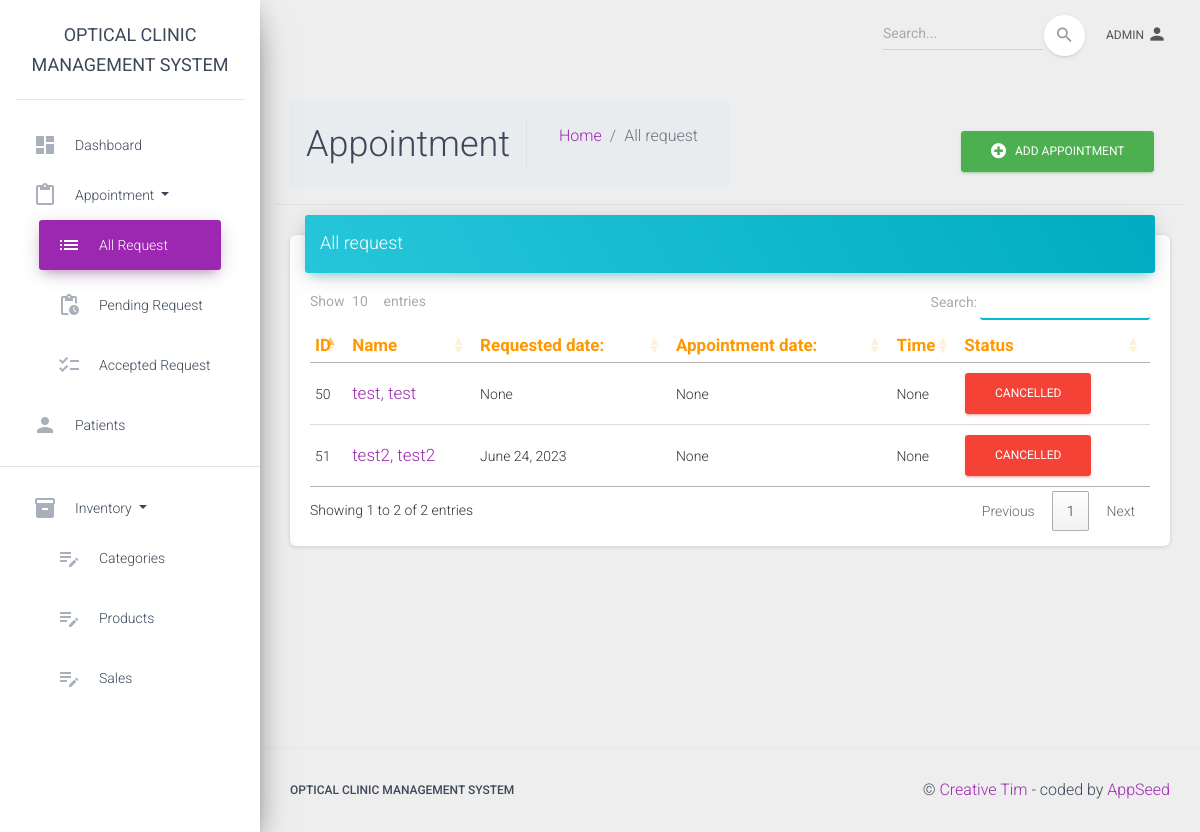
Screenshot of /all-request/ (signed in) with the database file from the repository.
### dashboard/models.py (models this page shows, shortened)
class Appointment(models.Model):
    Status = (
        ('Pending', 'Pending'),
        ('Cancelled', 'Cancelled'),
        ('Accepted', 'Accepted'),
        ('Completed', 'Completed'),
    )
    patient = models.OneToOneField(Patient, null = True, on_delete = models.CASCADE)
    message = models.TextField(max_length=255, null = True, blank = True)
    request_date = models.DateField(auto_now_add=False, null = True)
    sent_date = models.DateField(auto_now_add=True)
    status = models.CharField(max_length = 255, choices = Status, default = 'Pending')
    appointment_date = models.DateField(auto_now_add=False, null=True, blank = True)
    appointment_time = models.TimeField(auto_now_add = False, null = True, blank = True)
    date_created = models.DateTimeField(auto_now_add = True, null = True)

class Patient(models.Model):
    gender_choices = (
        ('Male', 'Male'),
        ('Female', 'Female'),
    )
    user = models.OneToOneField(User, null = True, on_delete=models.CASCADE)
    firstname = models.CharField(max_length = 255, null = True)
    lastname = models.CharField(max_length = 255, null = True)
    age = models.CharField(max_length = 255, null = True)
    email = models.CharField(max_length = 255, null = True)
    gender = models.CharField(max_length=6, null = True, blank = True, choices = gender_choices)
    phone = models.CharField(max_length = 11, null = True, blank = True)
    date_created = models.DateTimeField(auto_now_add = True, null = True)

### authentication/decorators.py (the view)
        def wrapper_func(request, *args, **kwargs):
            group = None
            if request.user.groups.exists():
                group = request.user.groups.all()[0].name
            if group in allowed_roles:
                return view_func(request, *args, **kwargs)
            else:
                return HttpResponse(" You are not authorized! to view this page")

### dashboard/views.py (called while the page is built)
@allowed_users(allowed_roles=['admin', 'staff'])
def all_request(request):
    appointments = Appointment.objects.all()
    context = {
        'appointments': appointments,
    }
    return render(request, 'dashboard/all_request.html', context)

### templates/dashboard/all_request.html (shortened to what this page needs)
{% extends "layouts/base.html" %}
{% block content %}
    <div class="row">
        <div class="content border-bottom w-100">
            <div class="container-fluid">
                <div class="row">
                    <div class="col-12 col-md-auto d-flex w-100 align-items-center justify-content-between">
                        <ol class="breadcrumb align-items-center">
                            <h2 class="m-0 pr-3 mr-3 border-right">Appointment</h2>
                            <ol class="breadcrumb">
                                <li class="breadcrumb-item"><a href="/admin/">Home</a></li>
                                <li class="breadcrumb-item active">All request</li>
                            </ol>
                        </ol>
                         <div class="col-12 col-md-auto d-flex align-items-center justify-content-end flex-end page-actions">
                            <a href="/admin/auth/user/add/" class="btn btn-success float-right" data-toggle="modal" data-target="#add_appointment">
                                <i class="fa fa-plus-circle"></i> &nbsp; Add Appointment
                            </a>
                        </div>
                    </div>
                </div>
            </div>
        </div>
    </div>
    <div class="row">
      <div class="col-lg-12 col-md-12">
        <div class="card">
          <div class="card-header card-header-info">
            <h4 class="card-title">All request </h4>
          </div>
          <div class="card-body table-responsive">
            <table id="all_request" class="table table-hover">
              <thead class="text-warning">
                <th>ID</th>
                <th>Name</th>
                <th>Requested date: </th>
                <th>Appointment date: </th>
                <th>Time</th>
                <th>Status</th>
              </thead>
              <tbody>
                {% for app in appointments %}
                <tr>
                  <td>{{ app.id }}</td>
                  <td><h5 class="mb-0"><a href="{% url 'patient_profile' app.id %}">{{ app.patient.lastname}}, {{ app.patient.firstname }} </a> </h5></td>
                  <td> {{ app.request_date }} </td>
                  <td> {{ app.appointment_date }} </td>
                  <td> {{ app.appointment_time }} </td>
                  <td>
                    {% if app.status == 'Cancelled' %}
                    <span class="btn btn-danger">Cancelled</span>
                    {% endif %}
                  </td>
                </tr>
                {% endfor %}
              </tbody>
            </table>
          </div>
        </div>
      </div>
    </div>
{% endblock content %}

### templates/includes/navigation.html (shortened to what this page needs)
      <nav class="navbar navbar-expand-lg navbar-transparent navbar-absolute fixed-top ">
        <div class="container-fluid">
          <div class="navbar-wrapper">
          </div>
          <div class="collapse navbar-collapse justify-content-end">
          {% if request.user.is_authenticated %}
            <form class="navbar-form">
              <div class="input-group no-border">
                <input type="text" value="" class="form-control" placeholder="Search...">
                <button type="submit" class="btn btn-white btn-round btn-just-icon">
                  <i class="material-icons">search</i>
                  <div class="ripple-container"></div>
                </button>
              </div>
            </form>
            <ul class="navbar-nav">
              <li class="nav-item dropdown">
                <a class="nav-link" href="#pablo" id="navbarDropdownProfile" data-toggle="dropdown" aria-haspopup="true" aria-expanded="false">
                  {{ request.user }}
                  <i class="material-icons">person</i>
                </a>
              </li>
            </ul>
          {% endif %}
          </div>
        </div>
      </nav>

### rows the page displays
Appointment: id "50", patient.lastname "test", patient.firstname "test", request_date "None", appointment_date "None", appointment_time "None", status "CANCELLED"
Appointment: id "51", patient.lastname "test2", patient.firstname "test2", request_date "June 24, 2023", appointment_date "None", appointment_time "None", status "CANCELLED"

### other values shown
{{ request.user }} "ADMIN"
